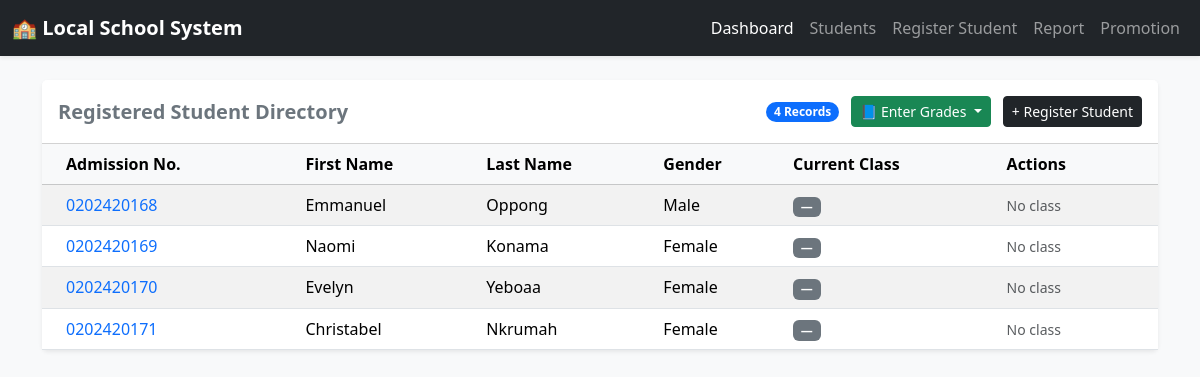
/students/, run on an earlier commit of the app's database.
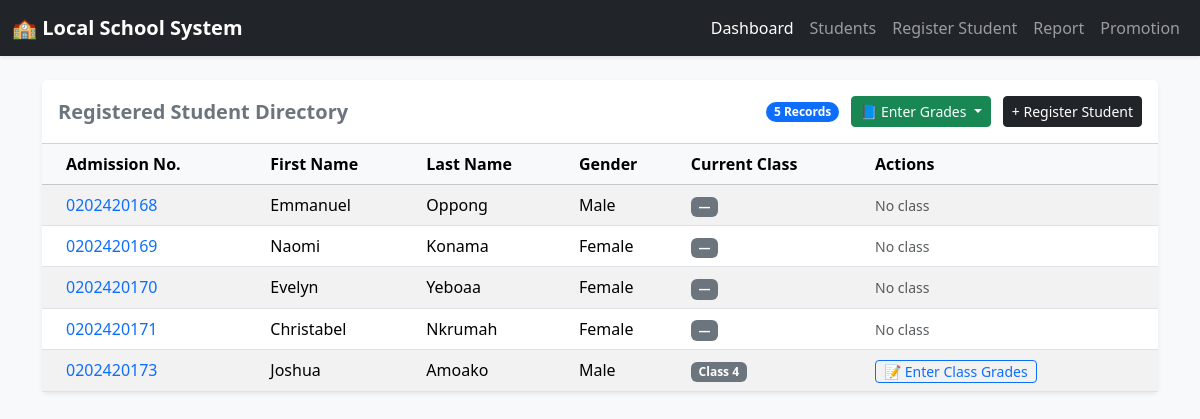
And on a later commit of the database.
### sis/models.py (models this page shows, shortened)
class Student(models.Model):
    GENDER_CHOICES = [('Male', 'Male'), ('Female', 'Female')]
    STATUS_CHOICES = [('Day', 'Day'), ('Boarder', 'Boarder')]
    LIVING_WITH_CHOICES = [('Mother', 'Mother'), ('Father', 'Father'), ('Both', 'Both')]
    admission_number = models.CharField(max_length=50, unique=True)
    first_name = models.CharField(max_length=100)
    last_name = models.CharField(max_length=100)
    dob = models.DateField(verbose_name='Date of Birth')
    date_of_admission = models.DateField(default=date.today)
    gender = models.CharField(max_length=10, choices=GENDER_CHOICES)
    status = models.CharField(max_length=10, choices=STATUS_CHOICES)
    living_with = models.CharField(max_length=10, choices=LIVING_WITH_CHOICES, default='Both')
    previous_school_attended = models.CharField(max_length=255, default='N/A')
    father = models.ForeignKey(Parent, on_delete=models.SET_NULL, null=True, blank=True, related_name='father_of')
    mother = models.ForeignKey(Parent, on_delete=models.SET_NULL, null=True, blank=True, related_name='mother_of')
    @property
    def current_class(self):
        latest = self.enrollments.order_by('-date_enrolled').first()
        return latest.classroom if latest else None

class Enrollment(models.Model):
    student = models.ForeignKey('Student', on_delete=models.CASCADE, related_name='enrollments')
    classroom = models.ForeignKey('ClassRoom', on_delete=models.PROTECT, related_name='enrollments')
    term = models.CharField(max_length=20, default="Term 1")
    academic_year = models.CharField(max_length=20, default="2025/2026")
    date_enrolled = models.DateTimeField(auto_now_add=True)
    class Meta:
        unique_together = ('student', 'classroom', 'term', 'academic_year')

class ClassRoom(models.Model):
    class_name = models.CharField(max_length=50, unique =True)
    def __str__(self):
        return self.class_name

### sis/views.py (the view)
# urls.py: path('students/', student_list_view, name='student_list'),
def student_list_view(request):
    students = Student.objects.all()
    classrooms = ClassRoom.objects.all()
    return render(request, 'sis/student_list.html', {
        'students': students,
        'classrooms': classrooms,
    })

### sis/templates/sis/student_list.html (shortened to what this page needs)
{% extends 'sis/base.html' %}
{% block content %}
<div class="card shadow-sm border-0">
    <div class="card-header bg-white py-3 d-flex justify-content-between align-items-center">
        <h5 class="mb-0 fw-bold text-secondary">Registered Student Directory</h5>
        <div>
            <span class="badge bg-primary rounded-pill me-2">{{ students|length }} Records</span>
            <div class="dropdown d-inline-block">
                <button class="btn btn-sm btn-success dropdown-toggle me-2" type="button" id="enterGradesDropdown" data-bs-toggle="dropdown" aria-expanded="false">
                    📘 Enter Grades
                </button>
            </div>
            <a href="{% url 'student_registration' %}" class="btn btn-sm btn-dark">+ Register Student</a>
        </div>
    </div>
    <div class="card-body p-0">
        <div class="table-responsive">
            <table class="table table-hover table-striped mb-0 align-middle">
                <thead class="table-light">
                    <tr>
                        <th class="ps-4">Admission No.</th>
                        <th>First Name</th>
                        <th>Last Name</th>
                        <th>Gender</th>
                        <th>Current Class</th>
                        <th class="pe-4">Actions</th>
                    </tr>
                </thead>
                <tbody>
                    {% for student in students %}
                    <tr>
                        <td class="ps-4 fw-medium text-primary">{{ student.admission_number }}</td>
                        <td>{{ student.first_name }}</td>
                        <td>{{ student.last_name }}</td>
                        <td>{{ student.gender }}</td>
                        <td>
                            <span class="badge bg-secondary">{% if student.current_class %}{{ student.current_class }}{% else %}&mdash;{% endif %}</span>
                        </td>
                        <td class="pe-4">
                            {% if student.current_class %}
                            <a href="{% url 'bulk_grade_entry' class_id=student.current_class.id subject_id=1 %}" class="btn btn-sm btn-outline-primary py-0 px-2 text-decoration-none">
                                📝 Enter Class Grades
                            </a>
                            {% else %}
                            <span class="text-muted small">No class</span>
                            {% endif %}
                        </td>
                    </tr>
                    {% empty %}
                    <tr>
                        <td colspan="6" class="text-center py-4 text-muted">No students registered in the database yet.</td>
                    </tr>
                    {% endfor %}
                </tbody>
            </table>
        </div>
    </div>
</div>
{% endblock %}

What changed in the data, as far as the page shows it:
added Student: admission_number "0202420173", first_name "Joshua", last_name "Amoako", gender "Male", current_class "Class 4", shows "📝 Enter Class Grades"
Also different on the page:
{{ students|length }}: "4" → "5"
